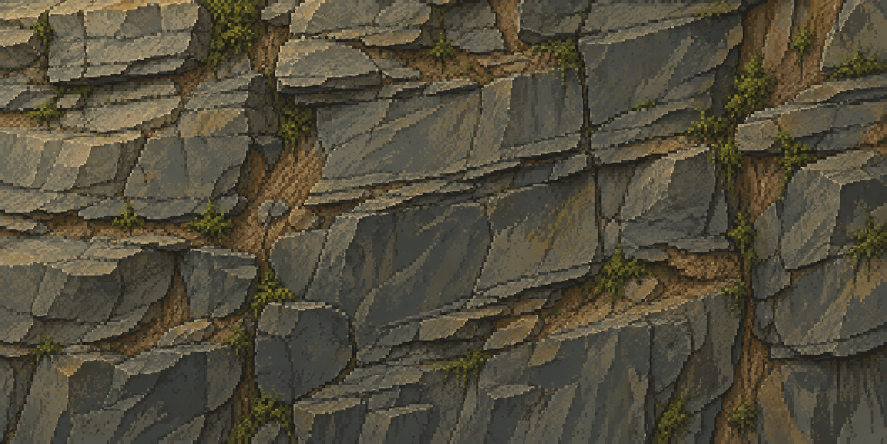
#> input picture game/art/source/shore/slate-study.png, 1774 x 887 px (shown at 1/2 size)
$ python tools_author_shore_mass.py --out out.png
#> lines starting #> are read from the running program, lines starting #| are printed output that depends on the picture
"""Connected shale study, AI-assisted source + explicit palette/cluster cleanup.
Not all-hand-pixel art. Original study retained with provenance; no reference game
asset is sampled. Preserve mass aspect, remove diffuse small marks, retain broad
fractures and interrupted shelves. Runtime acceptance requires gameplay review.
"""
from pathlib import Path
from collections import Counter,deque
from PIL import Image,ImageFilter
ROOT=Path(__file__).resolve().parent
PALETTE=['#414b48','#525b55','#626b60','#727a6b','#838a78','#929783',
 '#a0a28b','#abb097','#686350','#756e57','#847b60','#918867',
 '#5b6548','#717954','#858a60','#96966d']

def remove_small_clusters(im,maximum=7):
    w,h=im.size;data=list(im.getdata());seen=bytearray(w*h);original=data[:]
    for start in range(w*h):
        if seen[start]:continue
        color=original[start];seen[start]=1;region=[start];edge=Counter();q=deque([start])
        while q:
            n=q.popleft();x=n%w;y=n//w
            neighbours=[]
            if x:neighbours.append(n-1)
            if x+1<w:neighbours.append(n+1)
            if y:neighbours.append(n-w)
            if y+1<h:neighbours.append(n+w)
            for k in neighbours:
                if original[k]==color:
                    if not seen[k]:seen[k]=1;q.append(k);region.append(k)
                else:edge[original[k]]+=1
        if len(region)<=maximum and edge:
            replacement=edge.most_common(1)[0][0]
            for n in region:data[n]=replacement
    out=Image.new('P',im.size);out.putpalette(im.getpalette());out.putdata(data)
    return out

def rock_field():
    source=Image.open(ROOT/'art/source/shore/slate-study.png').convert('RGB')
#> source is the input picture: PIL image 1774x887 RGB; mean R, G, B 83.2, 77.5, 61
    # Two-to-one source framing remains two-to-one. Filtering consolidates
    # high-frequency AI texture before hand-selected material palette assignment.
    reduced=source.resize((1024,512),Image.Resampling.BOX).filter(ImageFilter.MedianFilter(5))
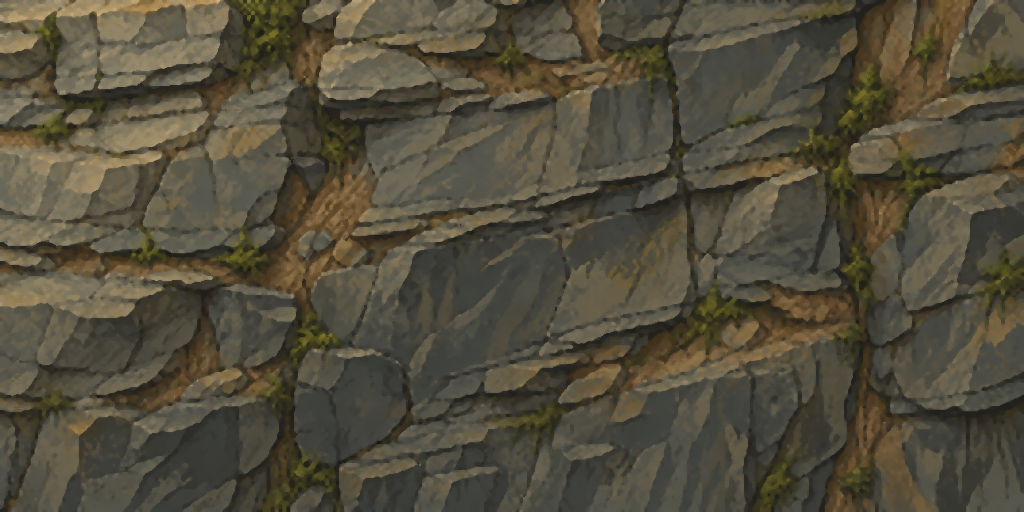
#> reduced: PIL image 1024x512 RGB; mean R, G, B 83.2, 77.6, 61.1
    palette=Image.new('P',(1,1))
    colors=[tuple(bytes.fromhex(c[1:])) for c in PALETTE]
    palette.putpalette([v for rgb in colors for v in rgb]+list(colors[0])*(256-len(colors)))
    indexed=reduced.quantize(palette=palette,dither=Image.Dither.NONE)
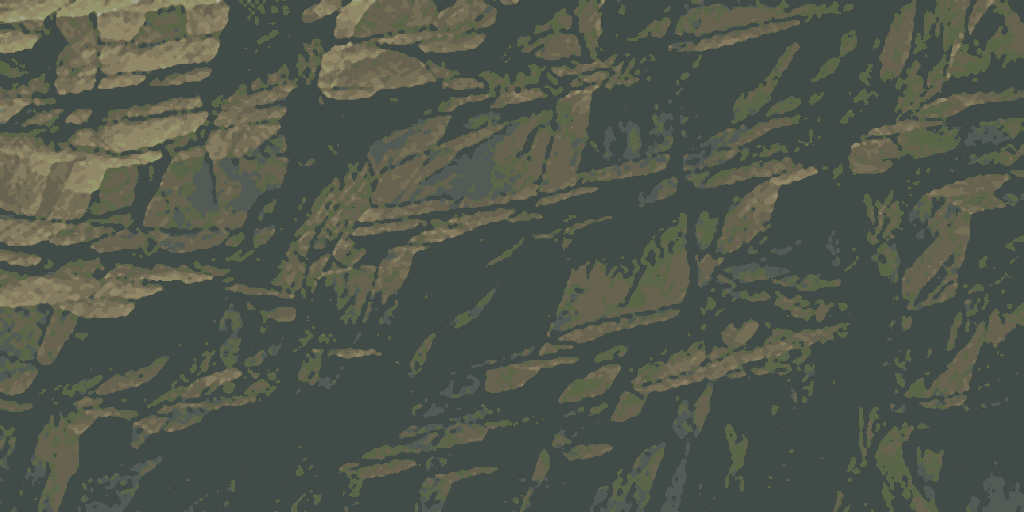
#> indexed: PIL image 1024x512 P; mean R, G, B 80.6, 86.8, 75.9
    cleaned=remove_small_clusters(indexed,24)
#> in remove_small_clusters, `data = list(im.getdata())`: data = 524288 items
#> the loop in remove_small_clusters, `for start in range(w*h):` made 524288 passes
#> color on passes 1, 8, 23, 25, 30, 39, 47, 55, 70, 71, 74, 76: 8, 9, 10, 11, 9, 9, 11, 15, 8, 12, 0, 12
#> in remove_small_clusters, `out = Image.new('P', im.size)`: out: PIL image 1024x512 P; every value is 0
#> in remove_small_clusters, `out.putpalette(im.getpalette())`:
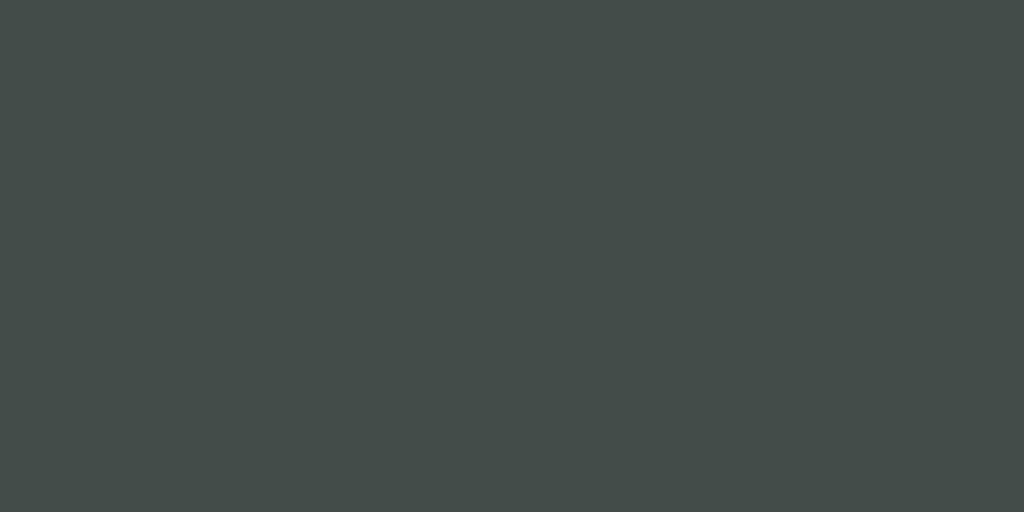
#> out: PIL image 1024x512 P; mean R, G, B 65, 75, 72
    cleaned=remove_small_clusters(cleaned,12)
#> the loop in remove_small_clusters (call 2), `for start in range(w*h):` made 524288 passes
    return cleaned.convert('RGBA').resize((2048,1024),Image.Resampling.NEAREST)

if __name__=='__main__':
    import argparse
    p=argparse.ArgumentParser();p.add_argument('--out',type=Path,required=True);args=p.parse_args()
    image=rock_field();args.out.parent.mkdir(parents=True,exist_ok=True);image.save(args.out)
    print(args.out,image.size,'colors',len(image.getcolors(256) or []))
#| out.png (2048, 1024) colors 11
